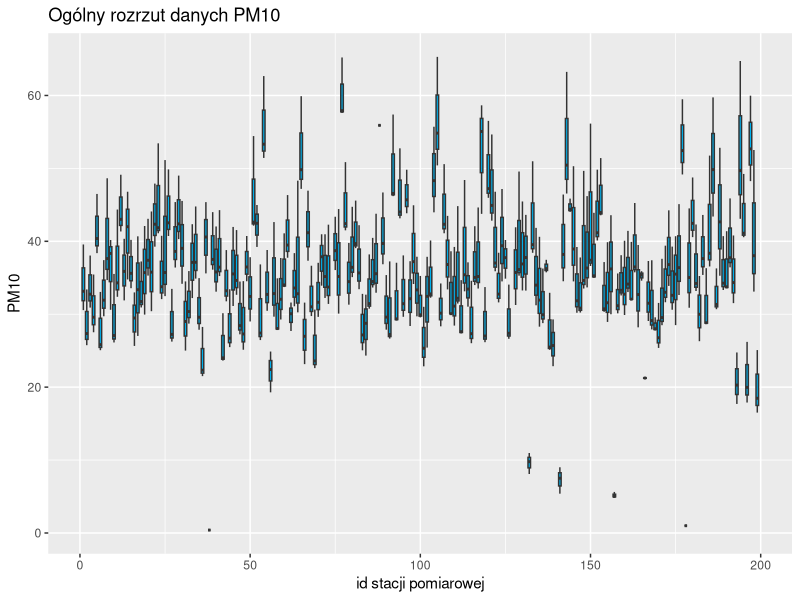
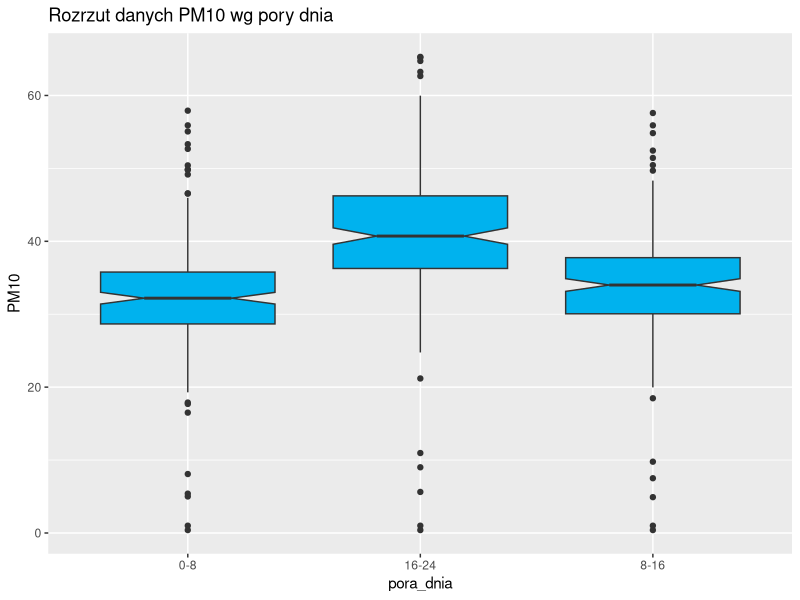
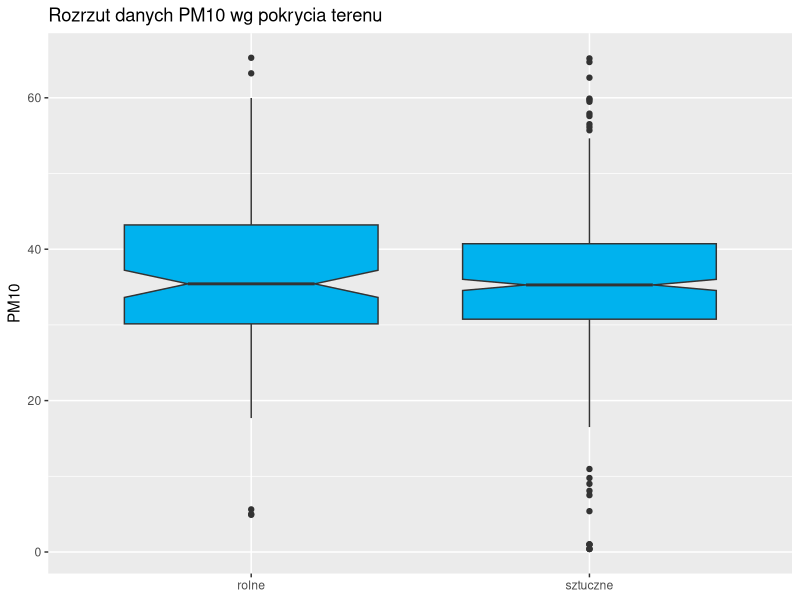
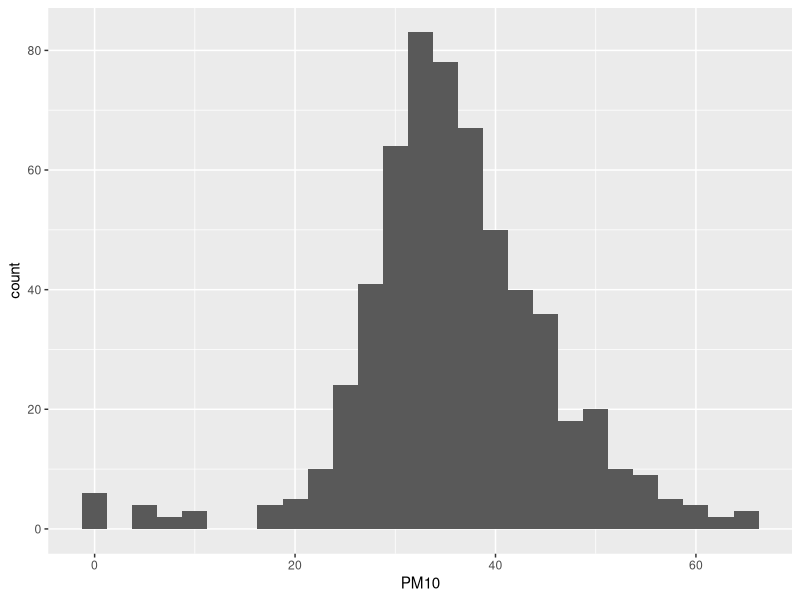
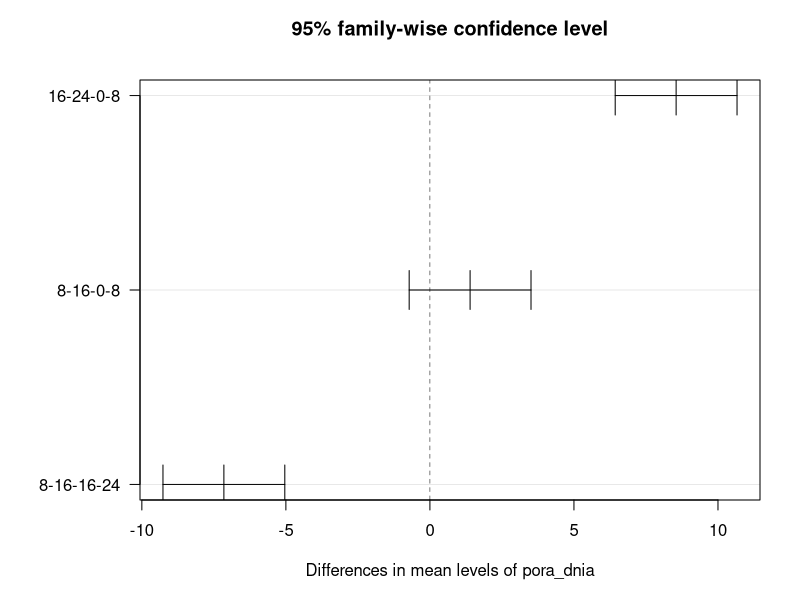

Generate these figures, in order, with R:
# Określ statystyki opisowe zmiennej PM10.
# Zbuduj wykres obrazujący zróżnicowanie wartości PM10. Stwórz też wizualizacje pokazujące relacje pomiędzy PM10 a przedziałami czasowymi pomiarów, oraz relacje pomiędzy PM10 a kategoriami pokrycia terenu.
# Sprawdź czy istnieje różnica pomiędzy wartościami PM10 dla różnych przedziałów czasowych.
# Sprawdź czy istnieje relacja pomiędzy wartościami PM10 a różnymi kategoriami pokrycia terenu.

library("tidyverse")
library("magrittr")
library("tidyr")
library("dplyr")

raw = read.csv("projekt_stat.csv")
main = raw

#$pora_dnia cleanup
main$pora_dnia %<>% 
  str_replace_all("\\[0,8\\)", "0-8") %>% 
  str_replace_all("\\[16,24\\]", "16-24") %>% 
  str_replace_all("\\[8,16\\)", "8-16") %>% 
  as.factor()

#lc_name cleanup
main$lc_name %<>% 
  str_replace_all("Artificial surfaces", "sztuczne") %>% 
  str_replace_all("Agricultural areas", "rolne")


#----------------------------------------------------------
#---- miary położenia ogólne
summary(main$PM10)

#---- miary położenia dla wydzielonych pór dnia
main_rano = subset(main, pora_dnia %in% c("0-8"))
main_poludnie = subset(main, pora_dnia %in% c("8-16"))
main_wieczor = subset(main, pora_dnia %in% c("16-24"))

summary(main_rano$PM10)
summary(main_poludnie$PM10)
summary(main_wieczor$PM10)

#---- rozstęp
max(main$PM10) - min(main$PM10)

#---- rozstęp kwantylny
IQR(main$PM10)

#---- wariancja
var(main$PM10)

#---- odchylenie standardowe
sd(main$PM10)


#----------------------------------------------------------
#----
main %>% 
  ggplot(aes(x=id,y=PM10, group=id)) +
  geom_boxplot(fill = "deepskyblue2") +
  labs(title = "Ogólny rozrzut danych PM10", x="id stacji pomiarowej")
#----
main %>% 
  ggplot(aes(x=pora_dnia, y=PM10)) +
  geom_boxplot(notch = TRUE, fill = "deepskyblue2") +
  labs(title = "Rozrzut danych PM10 wg pory dnia")
#----
main %>% 
  ggplot(aes(x=lc_name, y=PM10)) +
  geom_boxplot(notch = TRUE, fill = "deepskyblue2") +
  labs(title = "Rozrzut danych PM10 wg pokrycia terenu", x=NULL)


#----------------------------------------------------------
#---- histogram udowadniający że rozkład danych jest zbliżony do rozkładu normalnego
main %>% 
  ggplot(aes(x = PM10)) +
  geom_histogram(binwidth = 2.5)


#---- zależność między wartościami PM10 a pokryciem terenu
t.test(PM10 ~ lc_name, data = main)

#p-value > 0.05, czyli nie możemy odrzucić naszej hipotezy 0
#tzn, że pokrycie terenu nie ma znacznego wpływu na zmianę wartości


#---- zależność między wartościami PM10 a porami dnia
ANOVA <- summary(aov(PM10 ~ pora_dnia, data = main))
ANOVA <- ANOVA[[1]]
ANOVA <- ANOVA[1, 5]
ANOVA                 #p-value testu ANOVA

#odrzucamy hipozezę 0 bo p-value jest niskie i przyjmujemy hipotezę alternatywną
#tzn, że istnieją różnice w wartościach PM10 między wartościami z różnych pór dnia
#??? chyba


#---- test post-hoc dla ANOVA
ANOVA_2 <- aov(PM10 ~ pora_dnia, data = main)
posthoc_ANOVA = TukeyHSD(ANOVA_2, which = "pora_dnia", conf.level = 0.95)
par(mar = c(5, 7, 4, 2))                #marginesy
plot(posthoc_ANOVA, las = 1)

#z wykresu wynika, że istnieją różnice w wartościach:
#między grupą nocną a poranną (16-24 : 0-8)
#między grupą popołudniową a nocną (8-16 : 16-24)


#----------------------------------------------------------
#---- wartości dziwne
main_odstajace <- pivot_wider(main, names_from = pora_dnia, values_from = PM10)
main_odstajace <- filter(main_odstajace, main_odstajace$`0-8` == main_odstajace$`8-16`)
main_fixed <- filter(main, !main$id %in% c(178, 38, 88))

